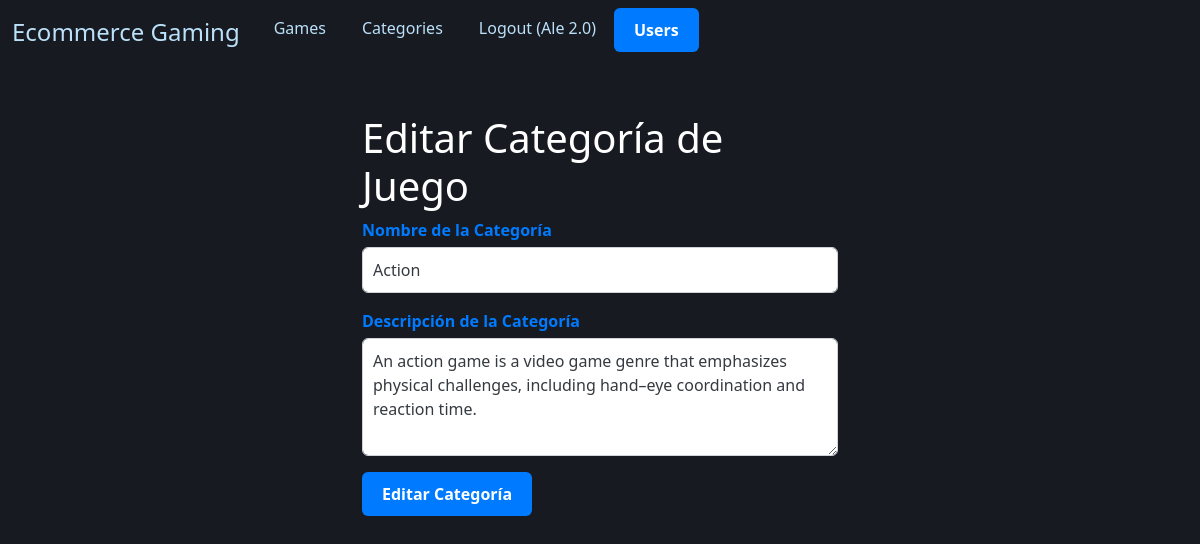
The app's page /Allende-Monsalvo-TPE-Grupo-84/TPE-Parte-1/proyecto-ecommerce/editCategory/6/5 (signed in) with its own data.
### tables this page shows
CREATE TABLE `categorias` (
  `Id_categoria` int(11) NOT NULL,
  `Nombre` varchar(50) NOT NULL,
  `Descripcion` varchar(500) NOT NULL,
  `Cantidad_juegos` int(11) NOT NULL
);

### Allende-Monsalvo-TPE-Grupo-84/TPE-Parte-1/proyecto-ecommerce/app/views/categoryView.php (called while the page is built, shortened)
<?php
class CategoryView
{
    public function showEditCategoryForm($id, $key, $mode, $category)
    {
        require_once './templates/formCategory.phtml';
    }
}

### Allende-Monsalvo-TPE-Grupo-84/TPE-Parte-1/proyecto-ecommerce/app/models/categoryModel.php (called while the page is built, shortened)
<?php
require_once './config/db.php';
class CategoryModel
{
    private $conn;
    function __construct()
    {
        $this->db = new Database();
        $this->conn = $this->db->getConnection();
    }
    public function getCategories()
    {
        $stmt = $this->conn->prepare("SELECT * FROM categorias");
        $stmt->execute();
        $result = $stmt->fetchAll(PDO::FETCH_OBJ);
        return $result;
    }
}

### Allende-Monsalvo-TPE-Grupo-84/TPE-Parte-1/proyecto-ecommerce/config/db.php (called while the page is built, shortened)
<?php
class Database
{
    private $conn;
    function __construct()
    {
        $this->host = DB_HOST;
        $this->dbname = DB_NAME;
        $this->user = DB_USER;
        $this->password = DB_PASSWORD;
        try {
            $dsn = "mysql:host={$this->host};dbname={$this->dbname}";
            $this->conn = new PDO($dsn, $this->user, $this->password);
            $this->conn->setAttribute(PDO::ATTR_ERRMODE, PDO::ERRMODE_EXCEPTION);
        } catch (PDOException $e) {
            die("Error de conexión: " . $e->getMessage());
        }
    }
    public function getConnection()
    {
        return $this->conn;
    }
    public function closeConnection()
    {
        $this->conn = null;
    }
}

### Allende-Monsalvo-TPE-Grupo-84/TPE-Parte-1/proyecto-ecommerce/templates/formCategory.phtml (the view, shortened to what this page needs)
<?php require_once 'header.phtml' ?>
<!DOCTYPE html>
<html lang="es">
<head>
    <link href="https://cdn.jsdelivr.net/npm/bootstrap@5.2.0/dist/css/bootstrap.min.css" rel="stylesheet">
    <link rel="stylesheet" href="./app/styles/bodyHeader.css">
    <link rel="stylesheet" href="./app/styles/formStyle.css">
</head>
<div class="container">
    <h1><?= $mode === 'add' ? 'Agregar' : 'Editar'; ?> Categoría de Juego</h1>
    <form action="<?= $mode === 'add' ? 'addCategory' : 'editCategory/' . $id ?>" method="POST">
        <div class="mb-3">
            <label for="nombre" class="form-label">Nombre de la Categoría</label>
            <input type="text" class="form-control" id="nombre" name="nombre" required value="<?= $mode === 'edit' ? $category[$key]->Nombre : "" ?>">
        </div>
        <div class="mb-3">
            <label for="descripcion" class="form-label">Descripción de la Categoría</label>
            <textarea class="form-control" id="descripcion" name="descripcion" rows="4" required><?= $mode === 'edit' ? $category[$key]->Descripcion : "" ?></textarea>
        </div>
        <button type="submit" class="btn btn-primary">
            <?= $mode === 'add' ? 'Agregar' : 'Editar' ?> Categoría
        </button>
    </form>
</div>

### Allende-Monsalvo-TPE-Grupo-84/TPE-Parte-1/proyecto-ecommerce/app/styles/bodyHeader.css (style rules this page uses)
body { background-color: #171a21; color: #FFFFFF; }

### Allende-Monsalvo-TPE-Grupo-84/TPE-Parte-1/proyecto-ecommerce/app/styles/formStyle.css (style rules this page uses)
.container { margin-top: 50px; max-width: 500px; margin-bottom: 50px; }
.form-label { font-size: 1rem; font-weight: bold; margin-bottom: 5px; color: #007BFF; }
.form-control { font-size: 1rem; color: #343a40; padding: 10px; border: 1px solid #ced4da; }
.btn-primary { font-size: 1rem; font-weight: bold; color: #fff; background-color: #007BFF; border: none; padding: 10px 20px; }

### records on screen
categorias: nombre "Action", descripcion "An action game is a video game genre that emphasizes physical challenges, including hand–eye coordination and reaction time."

### other values on screen
$_SESSION['USER_USERNAME'] "Ale 2.0"
